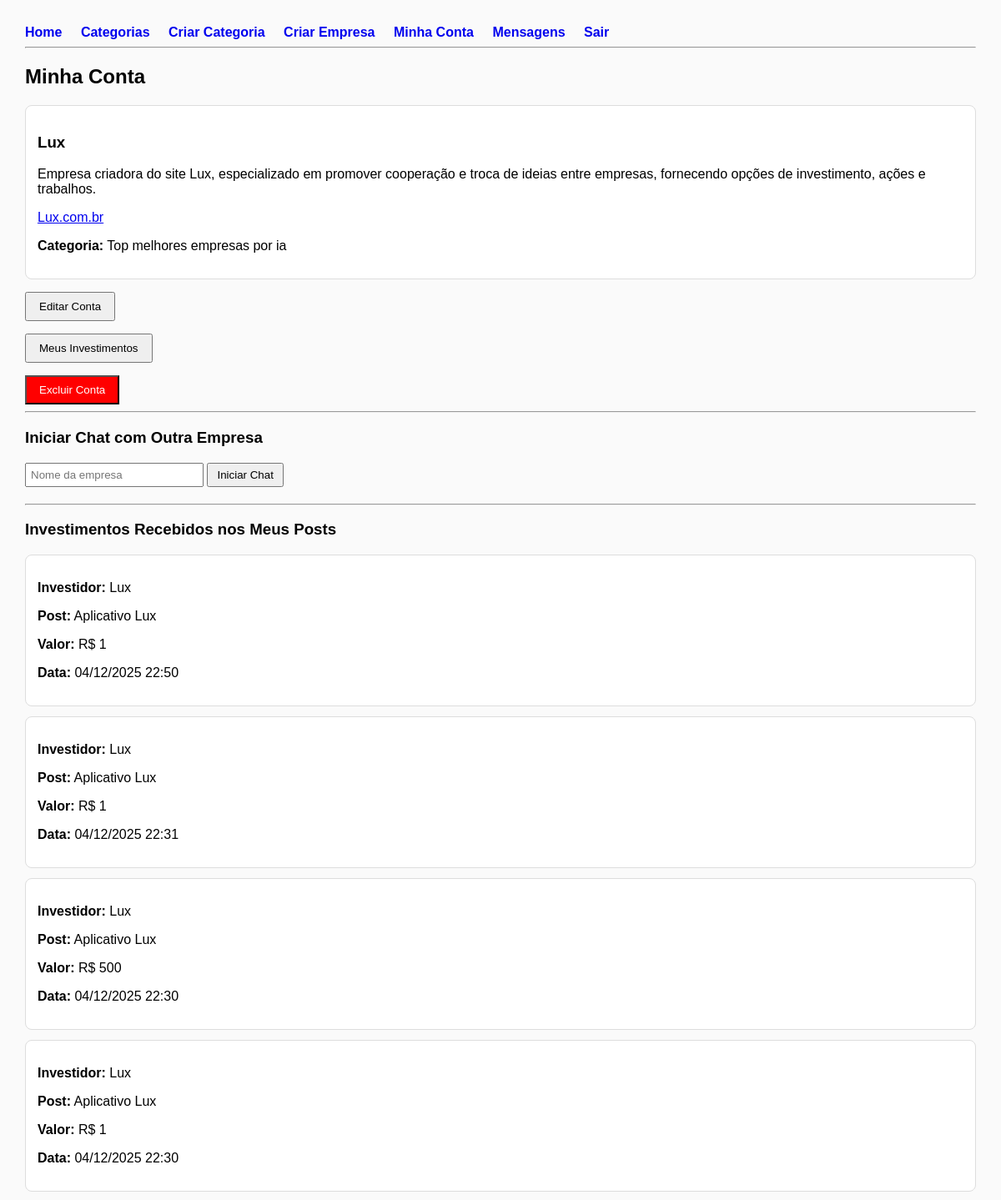
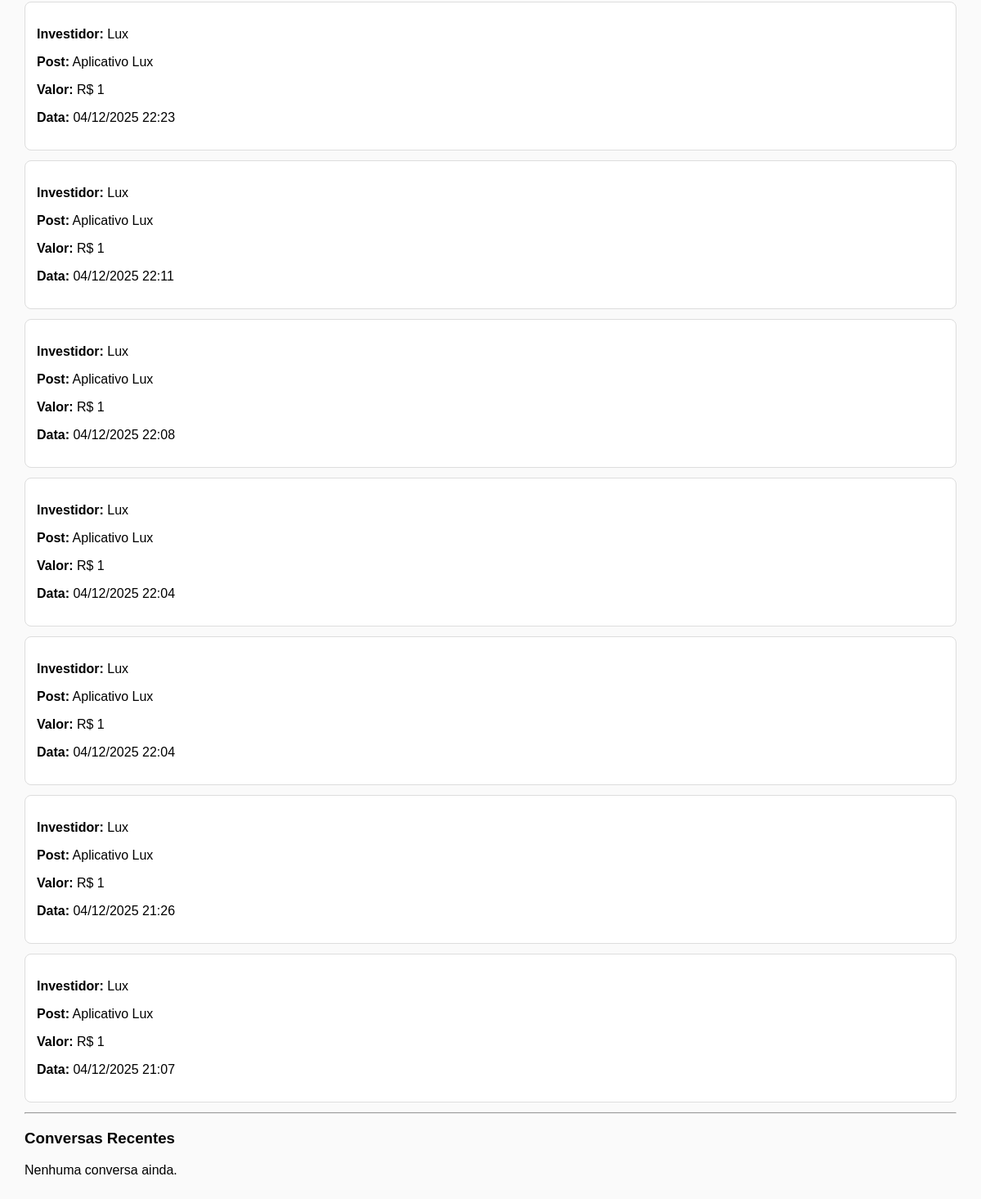
Screenshot of /my_account (signed in) with the database file from the repository (2 pictures, top to bottom).
### app.py (models this page shows)
class Company(db.Model):
    id = db.Column(db.Integer, primary_key=True)
    name = db.Column(db.String(140), nullable=False, unique=True)
    bio = db.Column(db.Text)
    website = db.Column(db.String(250))
    password = db.Column(db.String(200), nullable=False)
    created_at = db.Column(db.DateTime, default=datetime.utcnow)
    category_id = db.Column(db.Integer, db.ForeignKey("category.id"), nullable=True)
    comments = db.relationship("Comment", backref="author", lazy=True)
    investments_made = db.relationship("InvestmentHistory", backref="investor", lazy=True, foreign_keys='InvestmentHistory.company_id')
    messages_sent = db.relationship("Message", backref="sender", lazy=True, foreign_keys='Message.sender_id')
    messages_received = db.relationship("Message", backref="receiver", lazy=True, foreign_keys='Message.receiver_id')

class Category(db.Model):
    id = db.Column(db.Integer, primary_key=True)
    name = db.Column(db.String(120), unique=True, nullable=False)
    description = db.Column(db.String(300))
    created_at = db.Column(db.DateTime, default=datetime.utcnow)
    companies = db.relationship("Company", backref="category", lazy=True)

class InvestmentHistory(db.Model):
    id = db.Column(db.Integer, primary_key=True)
    company_id = db.Column(db.Integer, db.ForeignKey("company.id"), nullable=False)
    post_id = db.Column(db.Integer, db.ForeignKey("post.id"), nullable=False)
    amount = db.Column(db.Integer, nullable=False)
    created_at = db.Column(db.DateTime, default=datetime.utcnow)

class Post(db.Model):
    id = db.Column(db.Integer, primary_key=True)
    title = db.Column(db.String(200), nullable=False)
    content = db.Column(db.Text)
    created_at = db.Column(db.DateTime, default=datetime.utcnow)
    likes = db.Column(db.Integer, default=0)
    investment = db.Column(db.Integer, default=0)
    score = db.Column(db.Float, default=0)
    company_id = db.Column(db.Integer, db.ForeignKey("company.id"), nullable=False)
    category_id = db.Column(db.Integer, db.ForeignKey("category.id", ondelete="CASCADE"), nullable=False)
    comments = db.relationship("Comment", backref="post", lazy=True, cascade="all, delete-orphan")
    investment_history = db.relationship("InvestmentHistory", backref="post", lazy=True, cascade="all, delete-orphan")
    company = db.relationship("Company", backref="posts")
    category = db.relationship("Category", backref="posts")

### app.py (the view)
@app.route("/my_account", methods=["GET", "POST"])
def my_account():
    if "company_id" not in session:
        return redirect("/login")
    company = Company.query.get(session["company_id"])
    if not company:
        session.pop("company_id", None)  # limpa a sessão se estiver inválida
        return redirect("/login")
    if request.method == "POST":
        other_name = request.form.get("other_name", "").strip()
        other_company = Company.query.filter_by(name=other_name).first()
        if other_company:
            return redirect(url_for("chat", other_id=other_company.id))
        return "Empresa não encontrada", 404
    investments_received = (
        db.session.query(InvestmentHistory)
        .join(Post, InvestmentHistory.post_id == Post.id)
        .filter(Post.company_id == company.id)
        .order_by(InvestmentHistory.created_at.desc())
        .all()
    )
    investments_made = (
        InvestmentHistory.query
        .filter_by(company_id=company.id)
        .order_by(InvestmentHistory.created_at.desc())
        .all()
    )
    contacts = set()
    msgs = Message.query.filter(
        (Message.sender_id == company.id) | (Message.receiver_id == company.id)
    ).all()
    for m in msgs:
        if m.sender_id != company.id:
            contacts.add(m.sender_id)
        if m.receiver_id != company.id:
            contacts.add(m.receiver_id)
    contact_companies = Company.query.filter(Company.id.in_(contacts)).all() if contacts else []
    return render_template(
        "my_account.html",
        company=company,
        investments_received=investments_received,
        investments_made=investments_made,
        contacts=contact_companies
    )

### templates/my_account.html
{% extends "base.html" %}
{% block content %}
<h2>Minha Conta</h2>
<div class="card">
  <h3>{{ company.name }}</h3>
  <p>{{ company.bio or "Sem bio" }}</p>
  <p>
    {% if company.website %}
      <a href="{{ company.website }}" target="_blank">{{ company.website }}</a>
    {% else %}
      Sem site
    {% endif %}
  </p>
  <p><strong>Categoria:</strong> {{ company.category.name if company.category else '—' }}</p>
</div>
<div style="margin-top: 15px;">
  <a href="{{ url_for('edit_account') }}">
    <button style="padding: 8px 15px; cursor: pointer;">Editar Conta</button>
  </a>
</div>
<div style="margin-top: 15px;">
  <a href="{{ url_for('my_investments') }}">
    <button style="padding: 8px 15px; cursor: pointer;">Meus Investimentos</button>
  </a>
</div>
<div style="margin-top: 15px;">
  <form action="{{ url_for('delete_account', company_id=company.id) }}" method="POST" onsubmit="return confirm('Tem certeza que quer apagar sua conta? Essa ação é irreversível!');">
    <button type="submit" style="background:red; color:white; padding:8px 15px; cursor:pointer;">Excluir Conta</button>
  </form>
</div>
<hr>
<h3>Iniciar Chat com Outra Empresa</h3>
<form method="POST" action="{{ url_for('my_account') }}" style="margin-bottom:20px;">
  <input type="text" name="other_name" placeholder="Nome da empresa" required style="padding:5px; width:200px;">
  <button type="submit" style="padding: 5px 10px; cursor:pointer;">Iniciar Chat</button>
</form>
<hr>
<h3>Investimentos Recebidos nos Meus Posts</h3>
{% if investments_received %}
  {% for inv in investments_received %}
    <div class="card">
      <p><strong>Investidor:</strong> {{ inv.investor.name }}</p>
      <p><strong>Post:</strong> {{ inv.post.title }}</p>
      <p><strong>Valor:</strong> R$ {{ inv.amount }}</p>
      <p><strong>Data:</strong> {{ inv.created_at.strftime('%d/%m/%Y %H:%M') }}</p>
    </div>
  {% endfor %}
{% else %}
  <p>Ninguém investiu nos seus posts ainda.</p>
{% endif %}
<hr>
<h3>Conversas Recentes</h3>
{% if recent_chats %}
  <ul style="list-style: none; padding: 0;">
    {% for chat in recent_chats %}
      {% set other = chat['other'] %}
      {% set last_msg = chat['last_msg'] %}
      <li style="margin-bottom:10px;">
        <a href="{{ url_for('chat', other_id=other.id) }}" style="text-decoration:none; color:#333;">
          <div class="card" style="padding:10px;">
            <strong>{{ other.name }}</strong><br>
            <span style="font-size:0.9em; color:#555;">
              {{ last_msg.content[:50] }}{% if last_msg.content|length > 50 %}...{% endif %}
            </span><br>
            <small>{{ last_msg.created_at.strftime('%d/%m/%Y %H:%M') }}</small>
          </div>
        </a>
      </li>
    {% endfor %}
  </ul>
{% else %}
  <p>Nenhuma conversa ainda.</p>
{% endif %}
{% endblock %}

### templates/base.html (style rules this page uses)
body { font-family: Arial, sans-serif; margin: 30px; background:#fafafa }
.card { background:#fff; padding:14px; border-radius:8px; border:1px solid #ddd; margin-bottom:12px }

### rows the page displays
Company: name "Lux", bio "Empresa criadora do site Lux, especializado em promover cooperação e troca de ideias entre empresas, fornecendo opções de investimento, ações e trabalhos.", website "Lux.com.br"
Category: category "Top melhores empresas por ia"
InvestmentHistory: investor.name "Lux", post "Aplicativo Lux", amount "1", created_at "04/12/2025 22:50"
InvestmentHistory: investor.name "Lux", post "Aplicativo Lux", amount "1", created_at "04/12/2025 22:31"
InvestmentHistory: investor.name "Lux", post "Aplicativo Lux", amount "500", created_at "04/12/2025 22:30"
InvestmentHistory: investor.name "Lux", post "Aplicativo Lux", amount "1", created_at "04/12/2025 22:30"
InvestmentHistory: investor.name "Lux", post "Aplicativo Lux", amount "1", created_at "04/12/2025 22:23"
InvestmentHistory: investor.name "Lux", post "Aplicativo Lux", amount "1", created_at "04/12/2025 22:11"
InvestmentHistory: investor.name "Lux", post "Aplicativo Lux", amount "1", created_at "04/12/2025 22:08"
InvestmentHistory: investor.name "Lux", post "Aplicativo Lux", amount "1", created_at "04/12/2025 22:04"
InvestmentHistory: investor.name "Lux", post "Aplicativo Lux", amount "1", created_at "04/12/2025 22:04"
InvestmentHistory: investor.name "Lux", post "Aplicativo Lux", amount "1", created_at "04/12/2025 21:26"
InvestmentHistory: investor.name "Lux", post "Aplicativo Lux", amount "1", created_at "04/12/2025 21:07"
